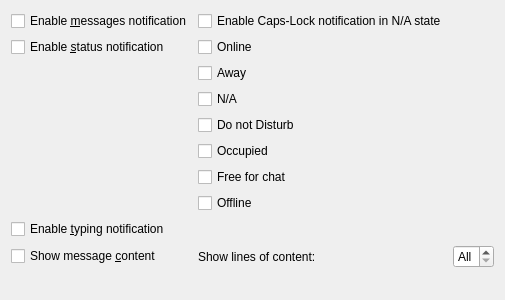
<ui version="4.0" >
 <class>OSDConfigBase</class>
 <widget class="QWidget" name="OSDConfigBase" >
  <property name="geometry" >
   <rect>
    <x>0</x>
    <y>0</y>
    <width>464</width>
    <height>300</height>
   </rect>
  </property>
  <property name="windowTitle" >
   <string></string>
  </property>
  <layout class="QGridLayout" >
   <property name="margin" >
    <number>11</number>
   </property>
   <property name="spacing" >
    <number>6</number>
   </property>
   <item row="0" column="0" >
    <widget class="QCheckBox" name="chkMessage" >
     <property name="text" >
      <string>Enable &amp;messages notification</string>
     </property>
    </widget>
   </item>
   <item row="0" column="1" >
    <widget class="QCheckBox" name="chkCapsLockFlash" >
     <property name="text" >
      <string>Enable Caps-Lock notification in N/A state</string>
     </property>
    </widget>
   </item>
   <item row="1" column="0" >
    <widget class="QCheckBox" name="chkStatus" >
     <property name="text" >
      <string>Enable &amp;status notification</string>
     </property>
    </widget>
   </item>
   <item row="1" column="1" >
    <widget class="QCheckBox" name="chkStatusOnline" >
     <property name="text" >
      <string>Online</string>
     </property>
    </widget>
   </item>
   <item row="2" column="1" >
    <widget class="QCheckBox" name="chkStatusAway" >
     <property name="text" >
      <string>Away</string>
     </property>
    </widget>
   </item>
   <item row="3" column="1" >
    <widget class="QCheckBox" name="chkStatusNA" >
     <property name="text" >
      <string>N/A</string>
     </property>
    </widget>
   </item>
   <item row="4" column="1" >
    <widget class="QCheckBox" name="chkStatusDND" >
     <property name="text" >
      <string>Do not Disturb</string>
     </property>
    </widget>
   </item>
   <item row="5" column="1" >
    <widget class="QCheckBox" name="chkStatusOccupied" >
     <property name="text" >
      <string>Occupied</string>
     </property>
    </widget>
   </item>
   <item row="6" column="1" >
    <widget class="QCheckBox" name="chkStatusFFC" >
     <property name="text" >
      <string>Free for chat</string>
     </property>
    </widget>
   </item>
   <item row="7" column="1" >
    <widget class="QCheckBox" name="chkStatusOffline" >
     <property name="text" >
      <string>Offline</string>
     </property>
    </widget>
   </item>
   <item row="8" column="0" >
    <widget class="QCheckBox" name="chkTyping" >
     <property name="text" >
      <string>Enable &amp;typing notification</string>
     </property>
    </widget>
   </item>
   <item row="9" column="0" >
    <widget class="QCheckBox" name="chkMessageContent" >
     <property name="text" >
      <string>Show message &amp;content</string>
     </property>
    </widget>
   </item>
   <item row="9" column="1" >
    <widget class="QLabel" name="lblLines" >
     <property name="text" >
      <string>Show lines of content:</string>
     </property>
     <property name="wordWrap" >
      <bool>false</bool>
     </property>
    </widget>
   </item>
   <item row="9" column="2" >
    <widget class="QSpinBox" name="edtLines" >
     <property name="specialValueText" >
      <string>All</string>
     </property>
     <property name="minimum" >
      <number>0</number>
     </property>
    </widget>
   </item>
   <item row="9" column="2" >
    <spacer>
     <property name="orientation" >
      <enum>Qt::Horizontal</enum>
     </property>
     <property name="sizeType" >
      <enum>QSizePolicy::Expanding</enum>
     </property>
     <property name="sizeHint" >
      <size>
       <width>20</width>
       <height>20</height>
      </size>
     </property>
    </spacer>
   </item>
   <item row="10" column="0" >
    <spacer>
     <property name="orientation" >
      <enum>Qt::Vertical</enum>
     </property>
     <property name="sizeType" >
      <enum>QSizePolicy::Expanding</enum>
     </property>
     <property name="sizeHint" >
      <size>
       <width>20</width>
       <height>20</height>
      </size>
     </property>
    </spacer>
   </item>
  </layout>
 </widget>
 <resources/>
 <connections/>
</ui>
